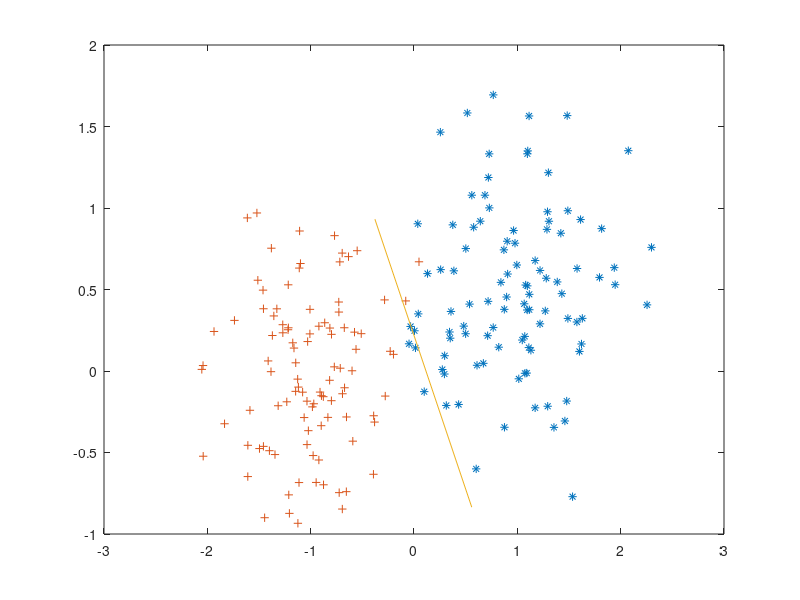

The MATLAB script that drew this image:
clear()
% Initialization of the data points 

%two differents classes of 2d points
classA(1,:) = randn(1,100) .* 0.5 + 1.0;
classA(2,:) = randn(1,100) .* 0.5 + 0.5;
classB(1,:) = randn(1,100) .* 0.5 - 1.0;
classB(2,:) = randn(1,100) .* 0.5 + 0.0;

%definition of the pattern matrix
patterns = [classA, classB];

%defintion of the target matrix
targets = [ones(1,100),-ones(1,100)];

%Permutation of the two matrices
permute = randperm(200);
patterns = patterns(:, permute);
targets = targets(:, permute);

%Visualization of the data points 
figure(1)
plot (patterns(1, find(targets>0)), ...
          patterns(2, find(targets>0)), '*', ...
          patterns(1, find(targets<0)), ...
          patterns(2, find(targets<0)), '+');
      
%Number of iterations of the training
epochs = 20;
%Definition of the step length
step_length = 0.001;
%Initialization of the coefficient matrix
W = randn(1,3).*0.5;
X (1:2,:) = patterns;
X (3,:) = ones(1,200);
T = targets;

[insize, ndata] = size(patterns);
[outsize, ndata] = size(targets);

%Training
for i = 1:epochs
    Delta_W = -step_length*(W*X-targets)*transpose(X);
    W = W+Delta_W;
    %plot of the separation
     p = W(1,1:2);
     k = -W(1, insize+1) / (p*p');
     l = sqrt(p*p');
     plot (patterns(1, find(targets>0)), ...
          patterns(2, find(targets>0)), '*', ...
          patterns(1, find(targets<0)), ...
          patterns(2, find(targets<0)), '+', ...
          [p(1), p(1)]*k + [-p(2), p(2)]/l, ...
          [p(2), p(2)]*k + [p(1), -p(1)]/l, '-');
      drawnow;
      pause(0.1)

end



